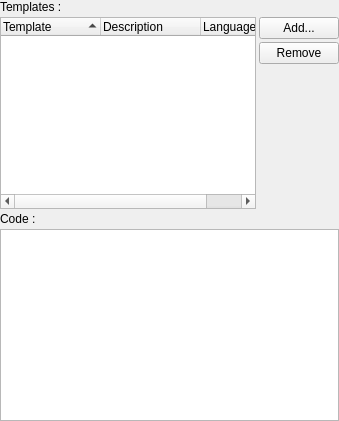
     <widget class="QWidget" name="pAbbreviations">
      <layout class="QVBoxLayout">
       <property name="spacing">
        <number>3</number>
       </property>
       <property name="margin">
        <number>0</number>
       </property>
       <item>
        <widget class="QLabel" name="lAbbreviationsTemplates">
         <property name="text">
          <string>Templates :</string>
         </property>
        </widget>
       </item>
       <item>
        <layout class="QGridLayout" name="gridLayout_23">
         <property name="spacing">
          <number>3</number>
         </property>
         <item row="1" column="1">
          <widget class="QPushButton" name="pbAbbreviationsRemove">
           <property name="text">
            <string>Remove</string>
           </property>
          </widget>
         </item>
         <item row="0" column="0" rowspan="3">
          <widget class="QTreeWidget" name="twAbbreviations">
           <property name="editTriggers">
            <set>QAbstractItemView::NoEditTriggers</set>
           </property>
           <property name="alternatingRowColors">
            <bool>true</bool>
           </property>
           <property name="rootIsDecorated">
            <bool>false</bool>
           </property>
           <property name="itemsExpandable">
            <bool>false</bool>
           </property>
           <property name="sortingEnabled">
            <bool>true</bool>
           </property>
           <property name="allColumnsShowFocus">
            <bool>true</bool>
           </property>
           <column>
            <property name="text">
             <string>Template</string>
            </property>
           </column>
           <column>
            <property name="text">
             <string>Description</string>
            </property>
           </column>
           <column>
            <property name="text">
             <string>Language</string>
            </property>
           </column>
          </widget>
         </item>
         <item row="0" column="1">
          <widget class="QPushButton" name="pbAbbreviationsAdd">
           <property name="text">
            <string>Add...</string>
           </property>
          </widget>
         </item>
         <item row="2" column="1">
          <spacer name="templateSpacer">
           <property name="orientation">
            <enum>Qt::Vertical</enum>
           </property>
           <property name="sizeHint" stdset="0">
            <size>
             <width>8</width>
             <height>0</height>
            </size>
           </property>
          </spacer>
         </item>
        </layout>
       </item>
       <item>
        <widget class="QLabel" name="lAbbreviationsCode">
         <property name="text">
          <string>Code :</string>
         </property>
        </widget>
       </item>
       <item>
        <widget class="QTextEdit" name="teAbbreviationsCode">
         <property name="lineWrapMode">
          <enum>QTextEdit::NoWrap</enum>
         </property>
         <property name="tabStopWidth">
          <number>40</number>
         </property>
         <property name="acceptRichText">
          <bool>false</bool>
         </property>
        </widget>
       </item>
      </layout>
     </widget>
